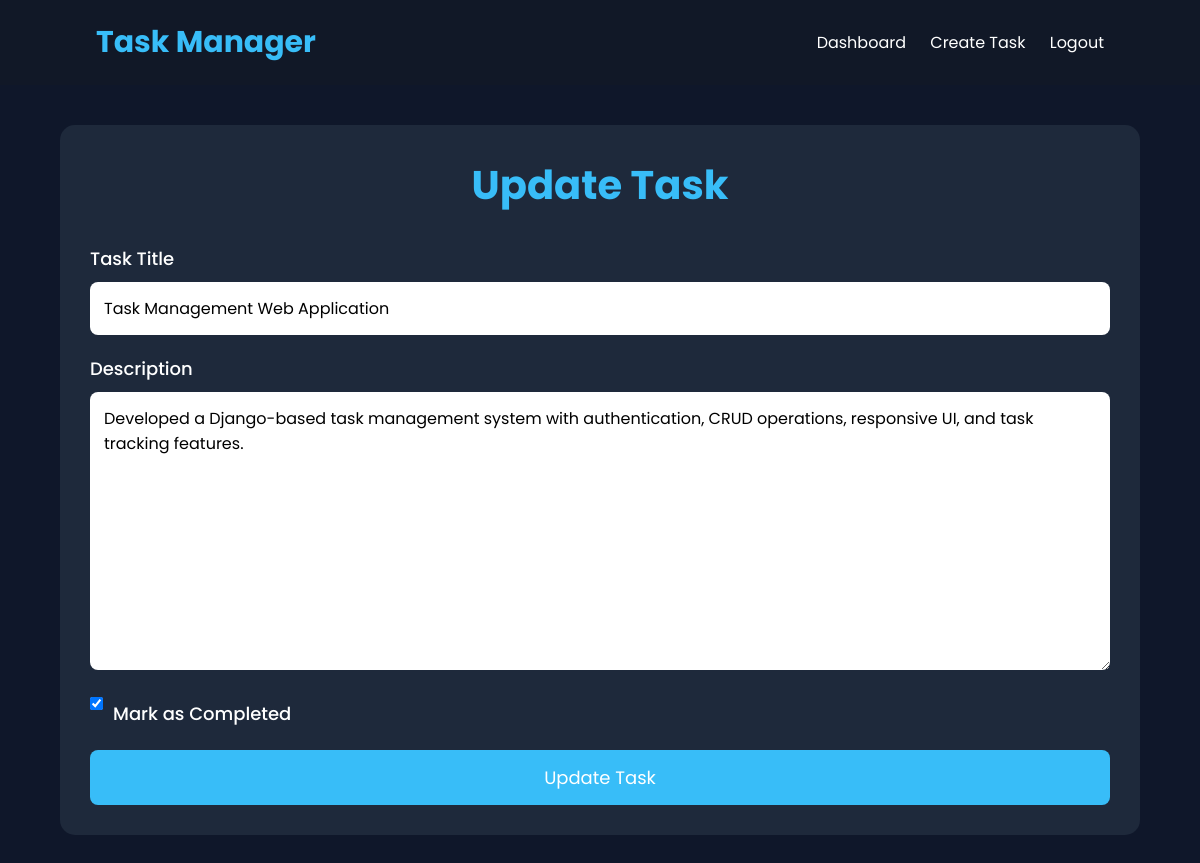
The app's page /update-task/3/ (signed in) with its own data.
### testapp/models.py (models this page shows, shortened)
class Task(models.Model):
    user = models.ForeignKey(User, on_delete=models.CASCADE)
    title = models.CharField(max_length=200)
    description = models.TextField()
    completed = models.BooleanField(default=False)
    created = models.DateTimeField(auto_now_add=True)

### testapp/views.py (the view)
# urls.py: path('update-task/<int:pk>/',views.update_task,name='update_task'),
@login_required(login_url='login')
def update_task(request, pk):
    task = get_object_or_404(
        Task,
        id=pk,
        user=request.user
    )
    if request.method == 'POST':
        form = TaskForm(
            request.POST,
            instance=task
        )
        if form.is_valid():
            form.save()
            return redirect('dashboard')
    else:
        form = TaskForm(instance=task)
    return render(
        request,
        'testapp/update_task.html',
        {'form': form}
    )

### testapp/forms.py
class TaskForm(forms.ModelForm):
    class Meta:
        model = Task
        fields = [
            'title',
            'description',
            'completed'
        ]

### templates/testapp/update_task.html (shortened to what this page needs)
{% extends 'base.html' %}
{% block content %}
<div class="card">
    <h1 class="title">
        Update Task
    </h1>
    <form method="POST">
        <label>Task Title</label>
        {{ form.title }}
        <label>Description</label>
        {{ form.description }}
        <label class="check-label">
            {{ form.completed }}
            Mark as Completed
        </label>
        <button type="submit">
            Update Task
        </button>
    </form>
</div>
{% endblock %}

### static/css/style.css (style rules this page uses)
* { margin:0; padding:0; box-sizing:border-box; font-family:'Poppins',sans-serif; }
body { background:#0f172a; color:white; min-height:100vh; }
.card { background:#1e293b; padding:30px; border-radius:15px; }
.title { text-align:center; margin-bottom:30px; color:#38bdf8; font-size:40px; }
input, textarea, select { width:100%; padding:14px; margin-bottom:20px; border:none; border-radius:8px; outline:none; font-size:16px; }
button { width:100%; padding:14px; border:none; border-radius:8px; background:#38bdf8; color:white; font-size:18px; cursor:pointer; }
label { display:block; margin-bottom:10px; font-size:18px; font-weight:500; }
.check-label { display:flex; align-items:center; gap:10px; margin-bottom:20px; }
.check-label input { width:auto; }

### records on screen
Task: title "Task Management Web Application", description "Developed a Django-based task management system with authentication, CRUD operations, responsive UI, and task tracking features.", completed "☑"
